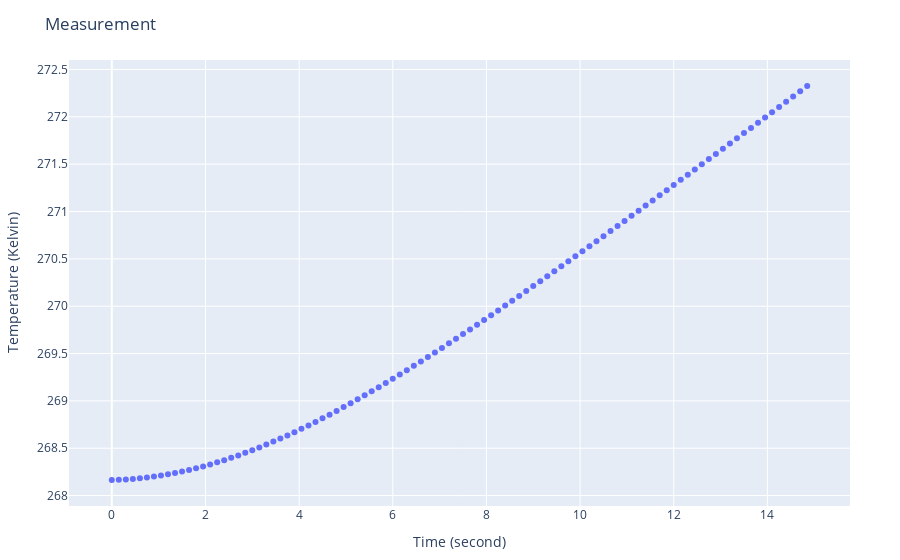

Write notebook code for a chart like this one.
### Code cell
plot(
    [
        # True position
        scatter(
            mode="markers",
            x=time_axis_sec,
            y=measurements_array,
            name="Measurement"
        )
    ],
    Layout(
        title="Measurement",
        xaxis_title="Time (second)",
        yaxis_title="Temperature (Kelvin)",
        legend_title="Legend Title",
    ),
    config=PlotConfig(scrollZoom=true)
)
